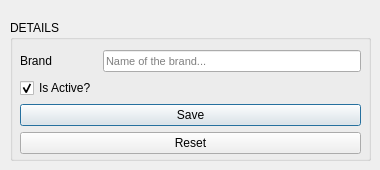
<?xml version="1.0" encoding="UTF-8"?>
<ui version="4.0">
 <class>Dialog</class>
 <widget class="QDialog" name="Dialog">
  <property name="windowModality">
   <enum>Qt::ApplicationModal</enum>
  </property>
  <property name="geometry">
   <rect>
    <x>0</x>
    <y>0</y>
    <width>380</width>
    <height>170</height>
   </rect>
  </property>
  <property name="windowTitle">
   <string>Dialog</string>
  </property>
  <widget class="QGroupBox" name="brd_box">
   <property name="geometry">
    <rect>
     <x>10</x>
     <y>20</y>
     <width>361</width>
     <height>141</height>
    </rect>
   </property>
   <property name="title">
    <string>DETAILS</string>
   </property>
   <widget class="QWidget" name="formLayoutWidget">
    <property name="geometry">
     <rect>
      <x>10</x>
      <y>30</y>
      <width>341</width>
      <height>111</height>
     </rect>
    </property>
    <layout class="QFormLayout" name="formLayout">
     <item row="1" column="0">
      <widget class="QLabel" name="brd_label">
       <property name="text">
        <string>Brand</string>
       </property>
      </widget>
     </item>
     <item row="1" column="1">
      <widget class="QLineEdit" name="brd_entry">
       <property name="font">
        <font>
         <pointsize>8</pointsize>
        </font>
       </property>
       <property name="styleSheet">
        <string notr="true"/>
       </property>
       <property name="placeholderText">
        <string>Name of the brand...</string>
       </property>
      </widget>
     </item>
     <item row="2" column="0">
      <widget class="QCheckBox" name="active">
       <property name="font">
        <font>
         <strikeout>false</strikeout>
        </font>
       </property>
       <property name="text">
        <string>Is Active?</string>
       </property>
       <property name="checked">
        <bool>true</bool>
       </property>
      </widget>
     </item>
     <item row="3" column="0" colspan="2">
      <widget class="QPushButton" name="brd_save_btn">
       <property name="text">
        <string>Save</string>
       </property>
      </widget>
     </item>
     <item row="4" column="0" colspan="2">
      <widget class="QPushButton" name="brd_reset_btn">
       <property name="text">
        <string>Reset</string>
       </property>
      </widget>
     </item>
    </layout>
   </widget>
  </widget>
 </widget>
 <resources/>
 <connections/>
</ui>
